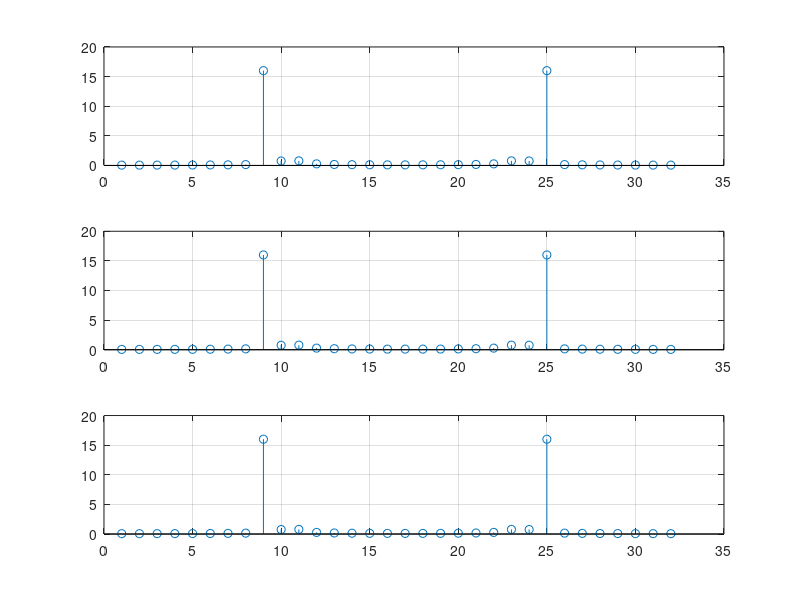

The MATLAB source for this figure:
clear;

Fs = 32000;

ts = 0 : 1/Fs : 0.001 - 1/Fs;
N = length(ts);

a2 =0.075;
f2 = 9500;

%%%%%%%%%%%%%%%%%% 1

x1 = sin(2*pi*8000*ts)+a2*sin(2*pi*f2*ts);   %signal s pomehoi a2 f2
X1 = abs(fft(x1));                           %bistroe preobrazovanie Fyrie

subplot (3,1,1);
stem(X1); grid on;

%%%%%%%%%%%%%%%%% 2

x2 = sin(2*pi*8500*ts)+a2*sin(2*pi*f2*ts);   
X2 = abs(fft(x2));                           

subplot (3,1,2);
stem(X1); grid on;

%%%%%%%%%%%%%%%% 3

x3 = sin(2*pi*8750*ts)+a2*sin(2*pi*f2*ts);   
X3 = abs(fft(x3));                          

subplot (3,1,3);
stem(X1); grid on;
